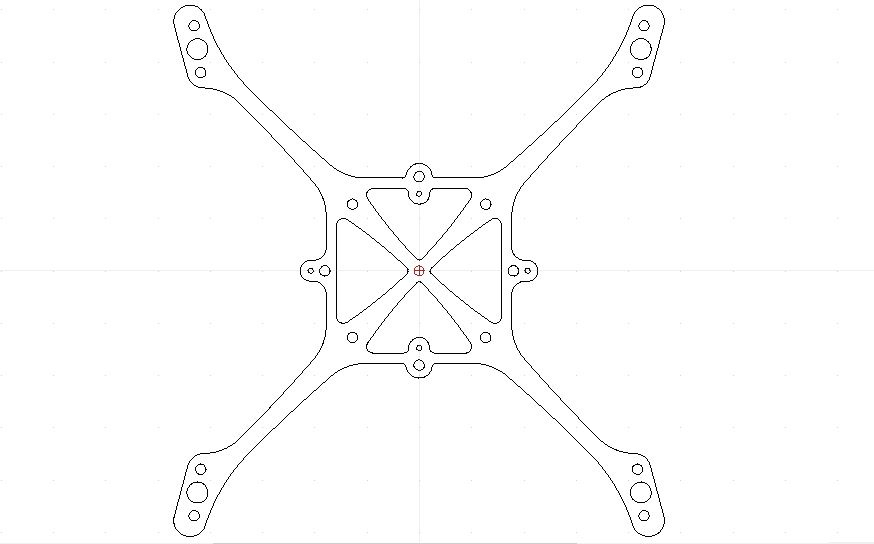
#> input picture reglar_image2cad/data/input/drone.webp, 874 x 544 px; its folder holds only this picture in this run
$ python -i CirclesFeature.py   (imports and definitions only)
#> lines starting #> are read from the running program, lines starting #| are printed output that depends on the picture; after the words box and inside, x2 and y2 are one past the last pixel; in counts of white or black regions, pixels touching at a corner belong together
#> further down, picture is the input picture: shape (544, 874, 3); mean B, G, R 252.4, 252.4, 252.4
# -*- coding: utf-8 -*-
"""
@author: Aditya Intwala

 Copyright (C) 2016, Aditya Intwala.

 Licensed under the Apache License 2.0. See LICENSE file in the project root for full license information.
"""

import cv2
import numpy as np
from scipy import optimize
from math import fabs
from Core.Math.Point2 import Point2
from Core.Features.FeatureManager import ExtractedCircles

from xml.etree import ElementTree as ET
from xml.etree.ElementTree import Element, SubElement

class CirclesFeature():

    global make_dir_root, timestr, threshImg, ImgHeight, ImgWidth, ImgChannels

    # [37 lines left out: functions Detect, Dump, not called in this run]

    @staticmethod
    def preprocess(img):
        global ImgHeight, ImgWidth, ImgChannels
        ImgHeight, ImgWidth, ImgChannels = img.shape
#> ImgHeight = 544; ImgWidth = 874; ImgChannels = 3
        img_gray = cv2.cvtColor(img, cv2.COLOR_BGR2GRAY)
        ret, img_thresh = cv2.threshold(img_gray,0,255, cv2.THRESH_BINARY_INV | cv2.THRESH_OTSU)
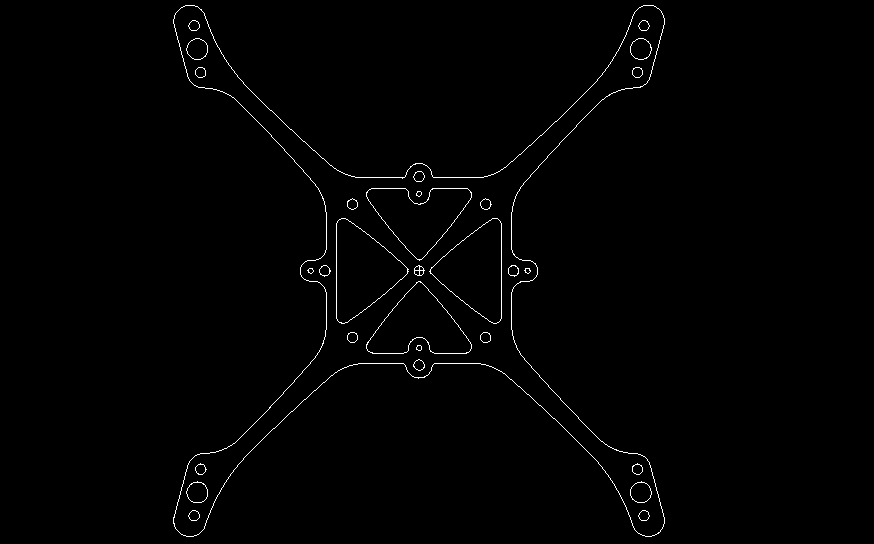
#> img_thresh: shape (544, 874); 0.88% white in thin lines or dots, all inside (x1, y1, x2, y2) = (173, 5, 665, 537)
#> ret = 90
        cnts = cv2.findContours(img_thresh,cv2.RETR_LIST,cv2.CHAIN_APPROX_NONE)     #RETR_CCOMP
#> cnts = 63 contours, 7 with area under 20; largest, box (x1, y1, x2, y2) and area: (173, 5, 665, 537) 60054, (173, 5, 665, 537) 60037, (336, 218, 409, 324) 4517, (336, 218, 408, 324) 4514, (429, 218, 502, 324) 4462
        contours = cnts[0] if len(cnts) == 2 else cnts[1]
#> contours has the same summary as cnts
        return contours

    # [161 lines left out: functions fitting, circleFiltering, drawCircle, circleScanner, CheckPixelsInVicinity, UniqueCircles, not called in this run]


class CurveFitting():
    # [41 lines left out: function CircleFitting, not called in this run]

    @staticmethod
    def calc_dist(x,y,xc, yc):
        return np.sqrt((x-xc)**2 + (y-yc)**2)

    # [18 lines left out: function fit_circle, not called in this run]


>>> import cv2
>>> picture = cv2.imread('../../../../../../reglar_image2cad/data/input/drone.webp')
>>> result = CirclesFeature().preprocess(picture)
#> result has the same summary as cnts in preprocess

$ run again, on reglar_image2cad/data/input/plane.webp
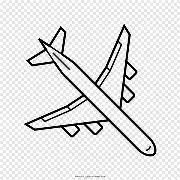
#> input picture reglar_image2cad/data/input/plane.webp, 180 x 180 px
#> picture is the input picture: shape (180, 180, 3); mean B, G, R 225.9, 225.9, 225.9
#> in preprocess, `ret, img_thresh = cv2.threshold(img_gray,0,255, cv2.THRESH_BINARY_INV ..`:
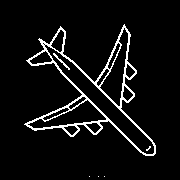
#> img_thresh: shape (180, 180); 6.2% white in thin lines or dots, all inside (x1, y1, x2, y2) = (24, 24, 156, 177)
#> ret = 129
#> cnts = 21 contours, 6 with area under 20; largest, box (x1, y1, x2, y2) and area: (24, 24, 156, 156) 6106, (44, 44, 155, 155) 1958, (27, 99, 107, 129) 918, (99, 27, 129, 107) 918, (29, 50, 53, 65) 182
#> contours has the same summary as cnts
#> result has the same summary as cnts in preprocess
